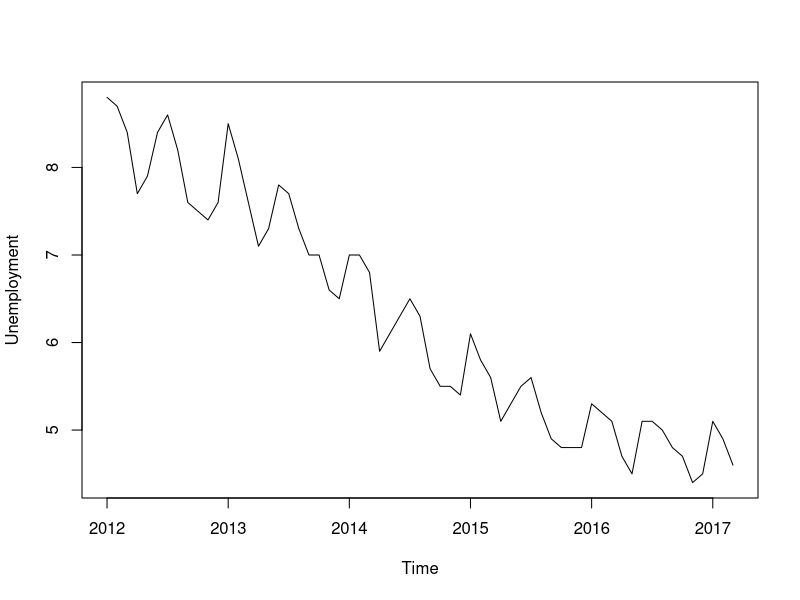
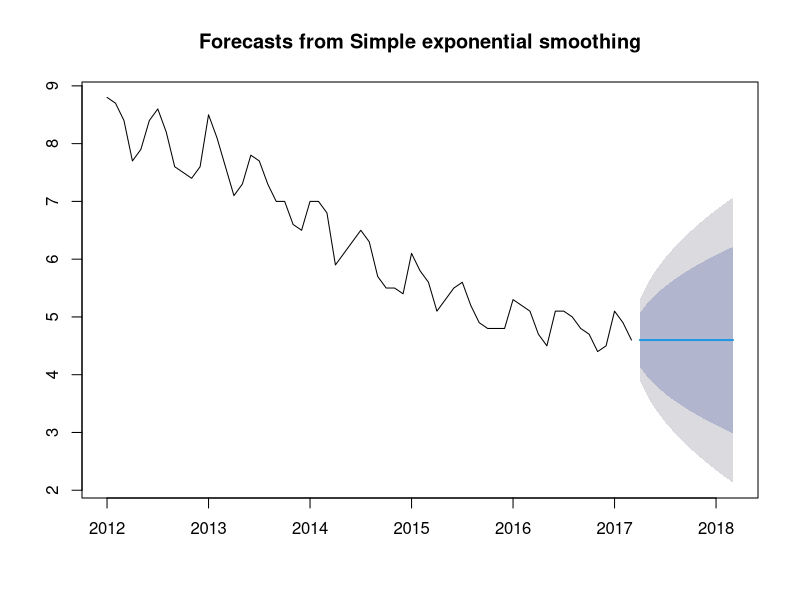
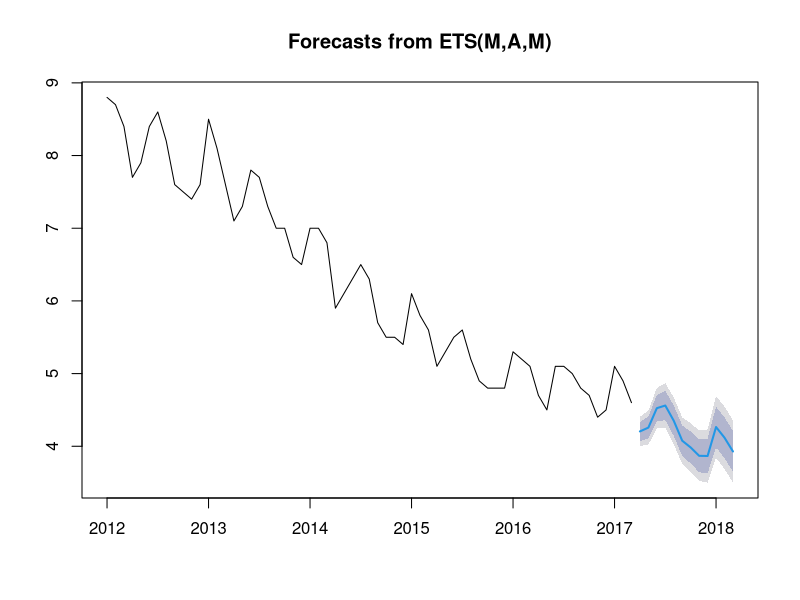
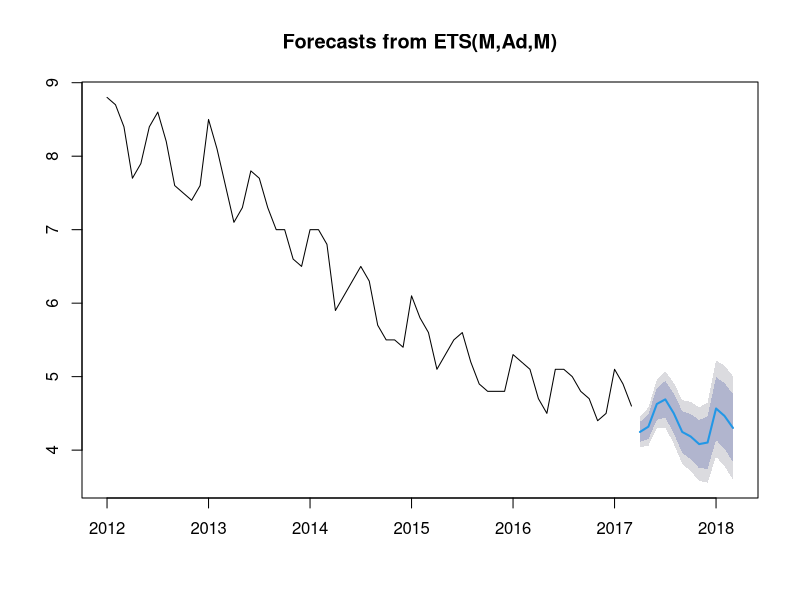
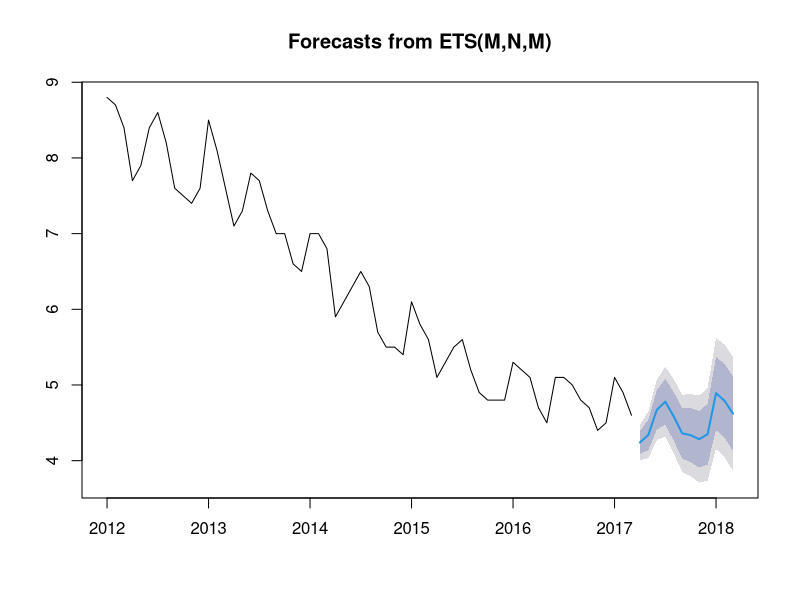
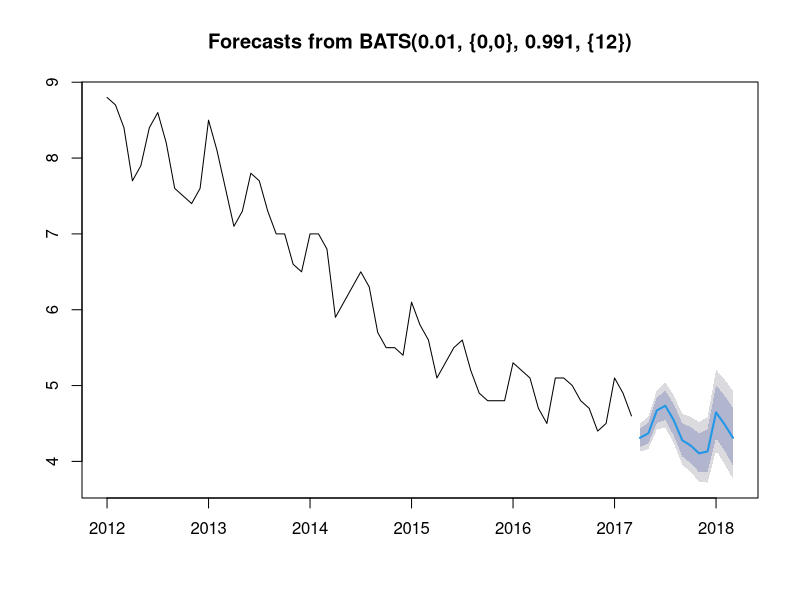
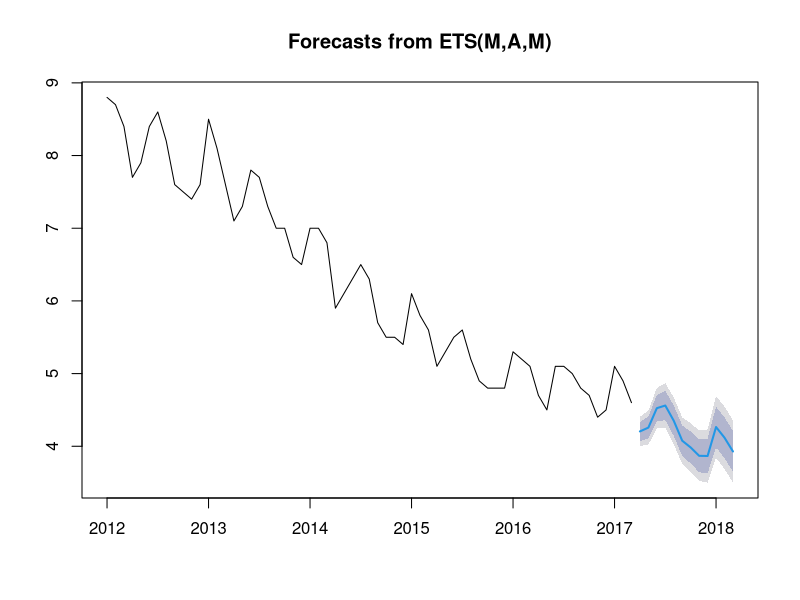

Source code (R) for these figures, in order:
## ---- chunk 1
knitr::opts_chunk$set(echo = TRUE)
## ---- chunk 2
df <- read.csv("unemployment.csv")
unempl <- ts(df, start=c(2012, 1), frequency = 12)
plot(unempl)
## ---- chunk 3
require(forecast)
fcast_ses <- ses(unempl, h = 12)
plot(fcast_ses)
## ---- chunk 4
fit_ets_default <- ets(unempl)
fcast_ets_default <- forecast(fit_ets_default, h = 12)
plot(fcast_ets_default)
## ---- chunk 5
summary(fit_ets_default)
## ---- chunk 6
fit_ets_damped_trend <- ets(unempl, damped = TRUE)
fcast_ets_dampled_trend <- forecast(fit_ets_damped_trend, h = 12)
plot(fcast_ets_dampled_trend)
## ---- chunk 7
fit_ets_no_trend <- ets(unempl, model="ZNZ")
fcast_ets_no_trend <- forecast(fit_ets_no_trend, h=12)
plot(fcast_ets_no_trend)
## ---- chunk 8
fit_bats <- bats(unempl, use.damped.trend = TRUE)
fcast_bats <- forecast(fit_bats, h=12)
plot(fcast_bats)
## ---- chunk 9
acc_bats <- accuracy(fcast_bats)
print(acc_bats)
mae_bats <- acc_bats[1, "MAE"]
## ---- chunk 10
best_forecast <- function(series, forecasting_functions){
  smallest_mae <- Inf
  best_forecast <- NULL
  
  for (f in forecasting_functions){
    fit <- f(series)
    fcast <- forecast(fit, h=12)
    mae <- accuracy(fcast)[1, "MAE"]
     
    if (mae < smallest_mae){
      smallest_mae <- mae
      best_forecast <- fcast
    }
  }
  
  return(best_forecast)
}

# run the function with the unemployment time series and list of forecasting models
forecasting_functions <- c(ets, bats, auto.arima)
fcast_best <- best_forecast(unempl, forecasting_functions)
plot(fcast_best)
## ---- chunk 11
best_forecast <- function(series, forecasting_functions){
  smallest_mae <- Inf
  best_forecast <- NULL
  
  for (f in forecasting_functions){
    fit <- f(series)
    fcast <- forecast(fit, h=12)
    mae <- accuracy(fcast)[1, "MAE"]
    cat(sprintf("%-35s %f\n", fcast$method, mae))
     
    if (mae < smallest_mae){
      smallest_mae <- mae
      best_forecast <- fcast
    }
  }
  
  return(best_forecast)
}

forecasting_functions <- c(ets, bats, auto.arima)
fcast_best <- best_forecast(unempl, forecasting_functions)
